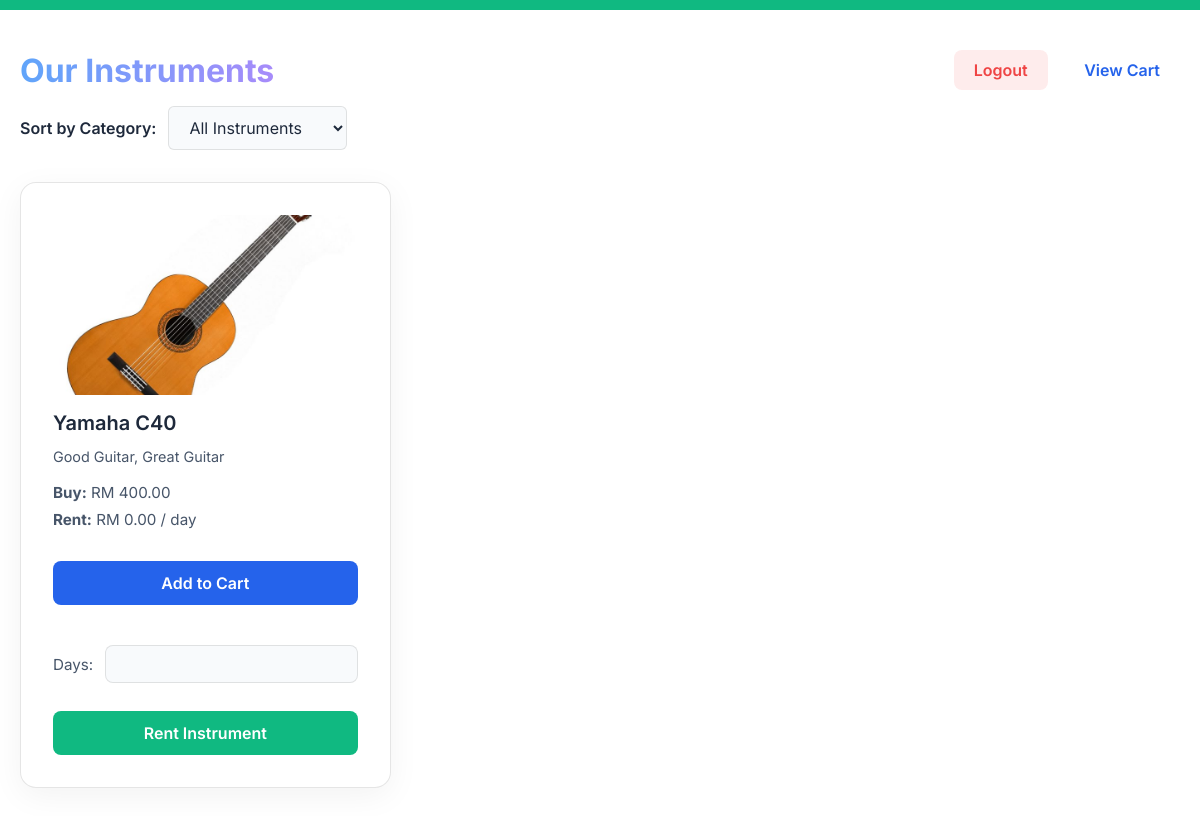
Page /product/product page.php (signed in) on the committed database.
### tables this page shows
CREATE TABLE `products` (
  `prod_id` int(11) NOT NULL,
  `category_id` int(11) NOT NULL,
  `staff_id` int(11) NOT NULL,
  `prod_name` varchar(255) NOT NULL,
  `prod_description` text DEFAULT NULL,
  `prod_sale_price` decimal(10,2) DEFAULT NULL,
  `prod_rental_price` decimal(10,2) DEFAULT NULL,
  `prod_qty` int(11) NOT NULL,
  `prod_image` varchar(255) DEFAULT NULL,
  `status` enum('Available','Out of Stock','Discontinued') DEFAULT 'Available',
  `created_at` timestamp NOT NULL DEFAULT current_timestamp()
);

### product/product page.php (the view, shortened to what this page needs)
<?php
include '../database.php';
$products = [];
if (isset($conn)) {
    $prod_query = $conn->query("
        SELECT p.*, c.category_name
        FROM products p
        LEFT JOIN categories c ON p.category_id = c.category_id
    ");
    if ($prod_query) {
        while($row = $prod_query->fetch_assoc()) {
            $products[] = $row;
        }
    }
}
?>
<!DOCTYPE html>
<html lang="en">
<head>
    <link rel="stylesheet" href="style.css">
</head>
<body>
<div style="width: 100%; max-width: 1200px; margin: 0 auto;">
    <div style="display: flex; justify-content: space-between; align-items: center; margin-bottom: 16px;">
        <h2 style="margin: 0;">Our Instruments</h2>
        <div>
            <a href="../customer/logout_page.php" style="margin: 0 12px 0 0; padding: 10px 20px; background: rgba(239, 68, 68, 0.1); color: #ef4444; border-radius: 8px;">Logout</a>
            <a href="cart page.php" style="margin: 0; padding: 10px 20px; background: rgba(255,255,255,0.1); border-radius: 8px;">View Cart</a>
        </div>
    </div>
    <div style="margin-bottom: 32px; display: flex; align-items: center; gap: 12px;">
        <label for="categoryFilter" style="font-weight: 600; color: var(--text-primary);">Sort by Category:</label>
        <select id="categoryFilter" style="padding: 10px 16px; font-size: 1rem; border-radius: 6px; border: 1px solid var(--card-border); background: #f8fafc; color: var(--text-primary); cursor: pointer;" onchange="filterCategory()">
            <option value="all">All Instruments</option>
        </select>
    </div>
    <div class="product-grid" id="productGrid">
    <?php if (empty($products)): ?>
        <div style="text-align: center; color: var(--text-secondary); grid-column: 1 / -1; padding: 48px;">
            <h3>No products found.</h3>
            <p>Your database currently has no products in the 'products' table. Add some via SQL to see them here.</p>
        </div>
    <?php else: ?>
        <?php foreach($products as $product): ?>
            <div class="card" data-category="<?php echo htmlspecialchars(strtolower($product['category_name'])); ?>">
                <?php if (!empty($product['prod_image'])): ?>
                    <div style="width: 100%; height: 180px; background-size: cover; background-position: center; background-image: url('../uploads/<?php echo htmlspecialchars($product['prod_image']); ?>'); border-radius: 8px; margin-bottom: 16px;"></div>
                <?php else: ?>
                    <div style="width: 100%; height: 180px; background-color: rgba(255,255,255,0.05); border-radius: 8px; margin-bottom: 16px; display: flex; align-items: center; justify-content: center; color: rgba(255,255,255,0.4); border: 2px dashed rgba(255,255,255,0.2);">[ No Image ]</div>
                <?php endif; ?>
                <h3><?php echo htmlspecialchars($product['prod_name']); ?></h3>
                <p style="font-size: 0.9rem; color: var(--text-secondary); margin-bottom: 16px; line-height: 1.4;"><?php echo htmlspecialchars($product['prod_description']); ?></p>
                <p><strong>Buy:</strong> RM <?php echo number_format($product['prod_sale_price'] ?? 0, 2); ?></p>
                <p><strong>Rent:</strong> RM <?php echo number_format($product['prod_rental_price'] ?? 0, 2); ?> / day</p>
                <div class="product-actions mt-4">
                    <form action="add_to_cart.php" method="POST" style="margin-bottom: 24px;">
                        <button type="submit">Add to Cart</button>
                    </form>
                    <form action="address page.php" method="GET">
                        <div style="display: flex; gap: 12px; align-items: center; margin-bottom: 12px;">
                            <span style="font-size: 0.95rem; color: var(--text-secondary); white-space: nowrap;">Days:</span>
                            <input type="number" name="days" min="1" required style="padding: 8px;">
                        </div>
                        <button type="submit" class="rent-btn">Rent Instrument</button>
                    </form>
                </div>
            </div>
        <?php endforeach; ?>
    <?php endif; ?>
    </div>
</div>
</body>
</html>

### product/style.css (style rules this page uses)
:root { --bg-gradient: #ffffff; --card-bg: #ffffff; --card-border: rgba(0, 0, 0, 0.1); --text-primary: #1e293b; --text: #1e293b; --text-secondary: #475569; --accent: #2563eb; --accent-hover: #1d4ed8; --success: #10b981; --success-hover: #059669; }
* { margin: 0; padding: 0; box-sizing: border-box; font-family: 'Inter', sans-serif; }
body { background: var(--bg-gradient); color: var(--text-primary); min-height: 100vh; display: flex; flex-direction: column; align-items: center; padding: 40px 20px; border-top: 10px solid var(--success); }
h2 { font-size: 2rem; margin-bottom: 24px; font-weight: 700; text-align: center; background: linear-gradient(to right, #60a5fa, #a78bfa); -webkit-background-clip: text; background-clip: text; -webkit-text-fill-color: transparent; }
h3 { font-size: 1.25rem; font-weight: 600; margin-bottom: 12px; }
p { color: var(--text-secondary); margin-bottom: 8px; font-size: 0.95rem; }
.card, .container { background: var(--card-bg); border: 1px solid var(--card-border); backdrop-filter: blur(12px); -webkit-backdrop-filter: blur(12px); border-radius: 16px; padding: 32px; box-shadow: 0 8px 32px 0 rgba(0, 0, 0, 0.05); transition: transform 0.3s ease, box-shadow 0.3s ease; }
form { display: flex; flex-direction: column; gap: 16px; margin-top: 16px; }
input, textarea { width: 100%; padding: 12px 16px; background: #f8fafc; border: 1px solid var(--card-border); border-radius: 8px; color: var(--text-primary); font-size: 1rem; outline: none; transition: border-color 0.3s ease, box-shadow 0.3s ease; }
button { width: 100%; padding: 12px; background: var(--accent); color: white; border: none; border-radius: 8px; font-size: 1rem; font-weight: 600; cursor: pointer; transition: background 0.3s ease, transform 0.2s ease; }
button.rent-btn { background: var(--success); }
a { color: var(--accent); text-decoration: none; font-weight: 600; transition: color 0.3s ease; display: inline-block; margin-top: 16px; }
.product-grid { display: grid; grid-template-columns: repeat(auto-fill, minmax(280px, 1fr)); gap: 24px; width: 100%; max-width: 1200px; margin-top: 24px; }
.product-actions { display: flex; flex-direction: column; gap: 0; }
.mt-4 { margin-top: 16px; }

### product/product page.php (style rules this page uses)
.card { transition: opacity 0.3s ease; }

### rows in the picture
products: prod_image (picture), prod_name "Yamaha C40", prod_description "Good Guitar, Great Guitar", prod_sale_price "400.00", prod_rental_price "0.00"
